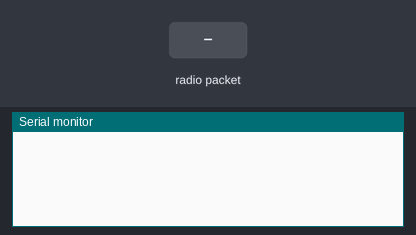
A sketch run on a simulated Arduino Uno, built with avr-gcc and run on an emulated ATmega328P. Parts: the last lines printed to the serial monitor. The inputs (shaded band) are chosen by the test bench. No radio packets arrive unless stated.

Above: at 1.2 s.
1.3 s: radio packet "1" arrives
At 2.1 s:
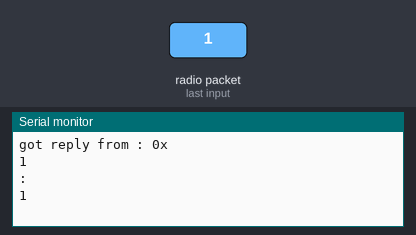
2.8 s: radio packet "0" arrives
At 3.2 s:
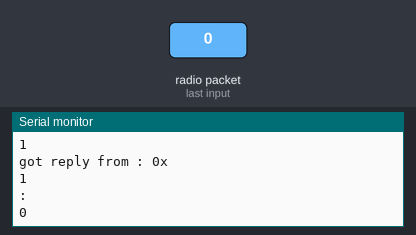
4.3 s: radio packet "2" arrives
At 5.6 s:
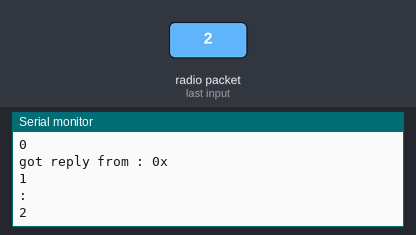
Timing chart, 0 to 7.3 s (numbered marks = the images above; inputs shaded):
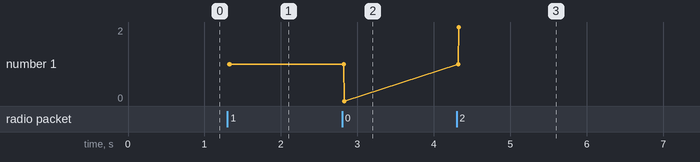

The sketch:

Rx.ino
```cpp
//simple Tx on pin D12
//#include <VirtualWire.h>
//
//void setup(){
//  vw_set_ptt_inverted(true); // Required for DR3100
//  vw_set_rx_pin(12);
//  vw_setup(4000);  // Bits per sec
//  pinMode(13, OUTPUT);
//  vw_rx_start();       // Start the receiver PLL running
//}
//
//void loop(){
//  uint8_t buf[VW_MAX_MESSAGE_LEN];
//  uint8_t buflen = VW_MAX_MESSAGE_LEN;
//  if (vw_get_message(buf, &buflen)){ // Non-blocking
//    if(buf[0]=='1'){
//      digitalWrite(13,1);
//    }
//    if(buf[0]=='0'){
//      digitalWrite(13,0);
//    }
//  }
//}
// ask_receiver.pde
// -*- mode: C++ -*-
// Simple example of how to use RadioHead to receive messages
// with a simple ASK transmitter in a very simple way.
// Implements a simplex (one-way) receiver with an Rx-B1 module
#include <RH_ASK.h>
#include <SPI.h> // Not actualy used but needed to compile
RH_ASK driver;
void setup()
{
    Serial.begin(9600); // Debugging only
    if (!driver.init())
         Serial.println("init failed");
}
void loop()
{
    uint8_t buf[RH_ASK_MAX_MESSAGE_LEN];
    uint8_t buflen = sizeof(buf);
    if (driver.recv(buf, &buflen)) // Non-blocking
    {
        // Message with a good checksum received, dump it.
        driver.printBuffer("Got:", buf, buflen);
        driver.symbol_6to4(buf);

        Serial.println("got reply from : 0x");
        Serial.println(buflen);
        Serial.println(": ");
        Serial.println((char*)buf);
        //Serial.println(buf[]);
      Serial.println("");


    }
}
```

Measured:
- after the input at 1.3 s, the serial monitor: prints a new line at once (image 1)
- after the input at 2.8 s, the serial monitor: prints a new line at once (image 2)
- after the input at 4.3 s, the serial monitor: prints a new line at once (image 3)
- plotted number 1: 0 → 2 after the input at 4.3 s
